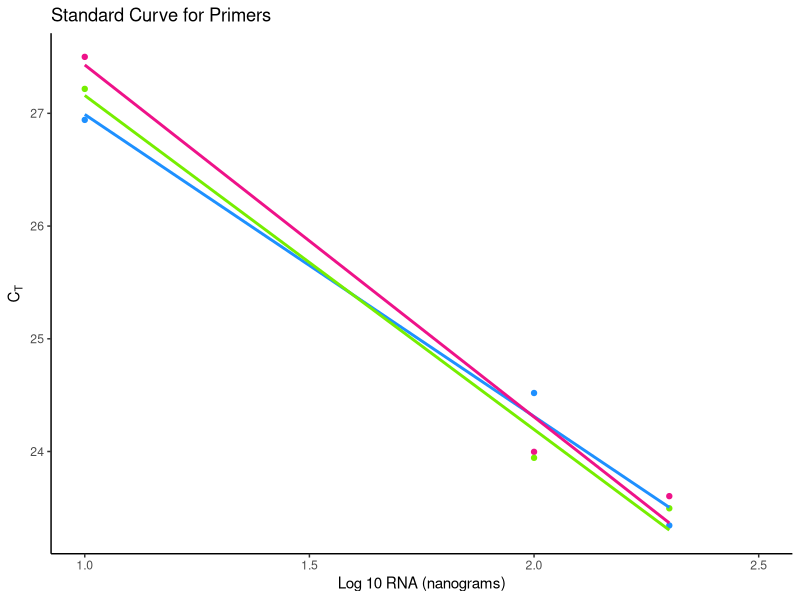

Write the R code that produced this figure.
## ---- chunk 1
knitr::opts_chunk$set(echo = TRUE)
## ---- chunk 2
library(knitr)
kable(data.frame("prefix" = c("deci","centi","milli","micro","nano","pico","femto","atto"), "Factor base 10" = c(-1,-2,-3,-6,-9,-12,-15,-18), "symbol" = c("d","c","m","mu","n","p","f","a"), "Prefix" = c("deca","hecto","kilo","mega","giga","tera","peta","exa"), "Factor base 10" = c(1,2,3,6,9,12,15,18), "symbol" = c("da","h","k","M","G","T","P","E")))
## ---- chunk 3
m <- matrix(c(200,100,10,23.344,24.519,26.942,23.604,23.997,27.501,23.496,23.944,27.217), nrow = 3)
m
m[,1] <- log(m[,1], base = 10)
m
colnames(m) <- c("x","y1","y2","y3")
m <- data.frame(m)
m
lm(y1~x, data  = m)

library(ggplot2)
ggplot(m, aes(x=x)) + geom_point(aes(y=y1), col = "dodgerblue") + geom_point(aes(y=y2), col = "deeppink2") + 
  geom_point(aes(y=y3), col = "chartreuse2") + geom_smooth(aes(y=y1), method = "lm",se= F, col = "dodgerblue") +
  geom_smooth(aes(y=y2), col = "deeppink2", method = "lm",se= F) + geom_smooth(aes(y=y3), method = "lm",se= F,, col = "chartreuse2") +
  xlab("Log 10 RNA (nanograms)") + ylab(expression('C'[T])) + xlim(1,2.5) + ggtitle("Standard Curve for Primers") +
  theme(panel.grid.major = element_blank(), panel.grid.minor = element_blank(),
        panel.background = element_blank(), axis.line = element_line(colour = "black"))

one <- lm(y1~x, data = m)
two <- lm(y2~x, data = m)
three <- lm(y3~x, data = m)

summary(three)

